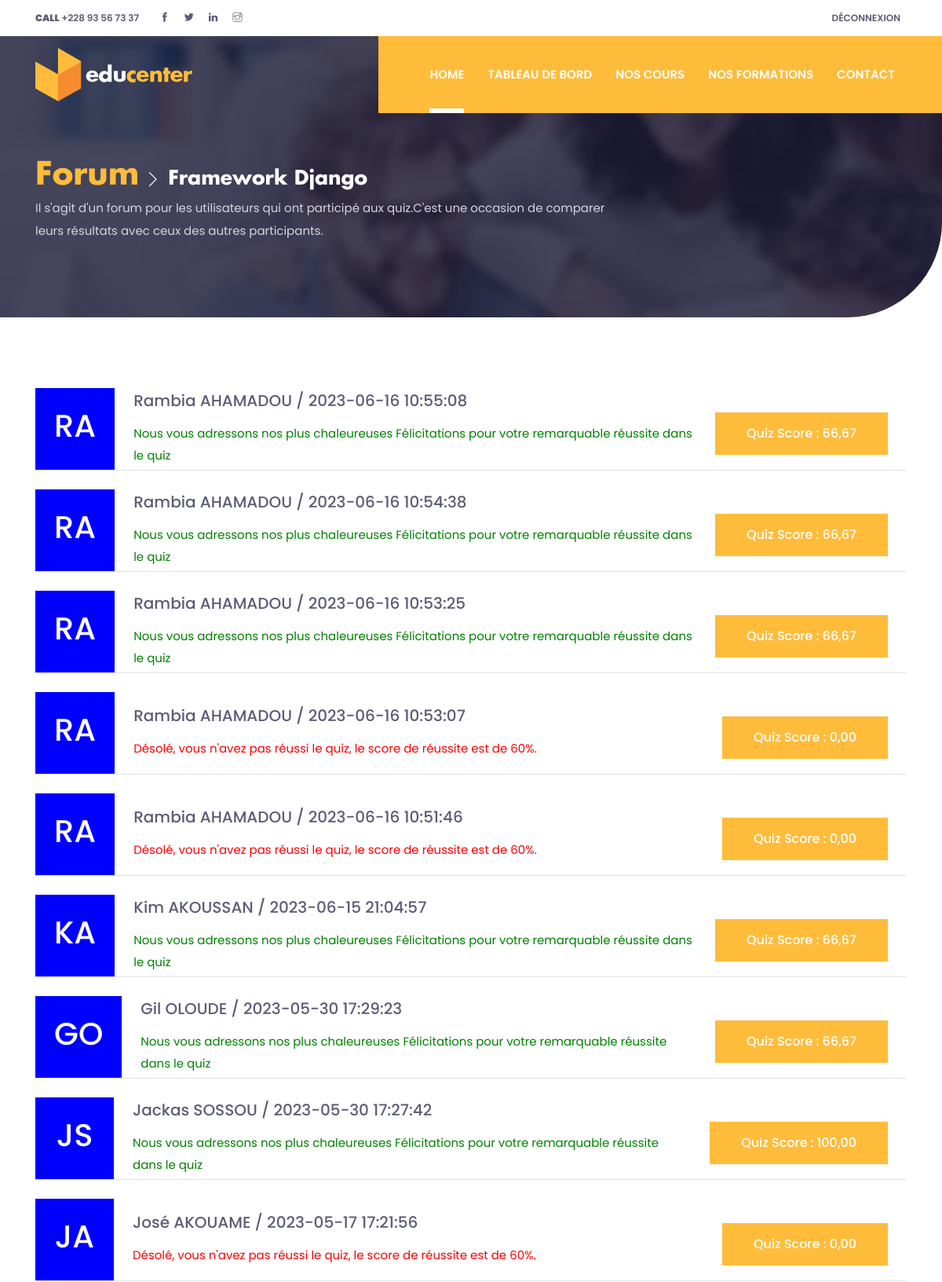
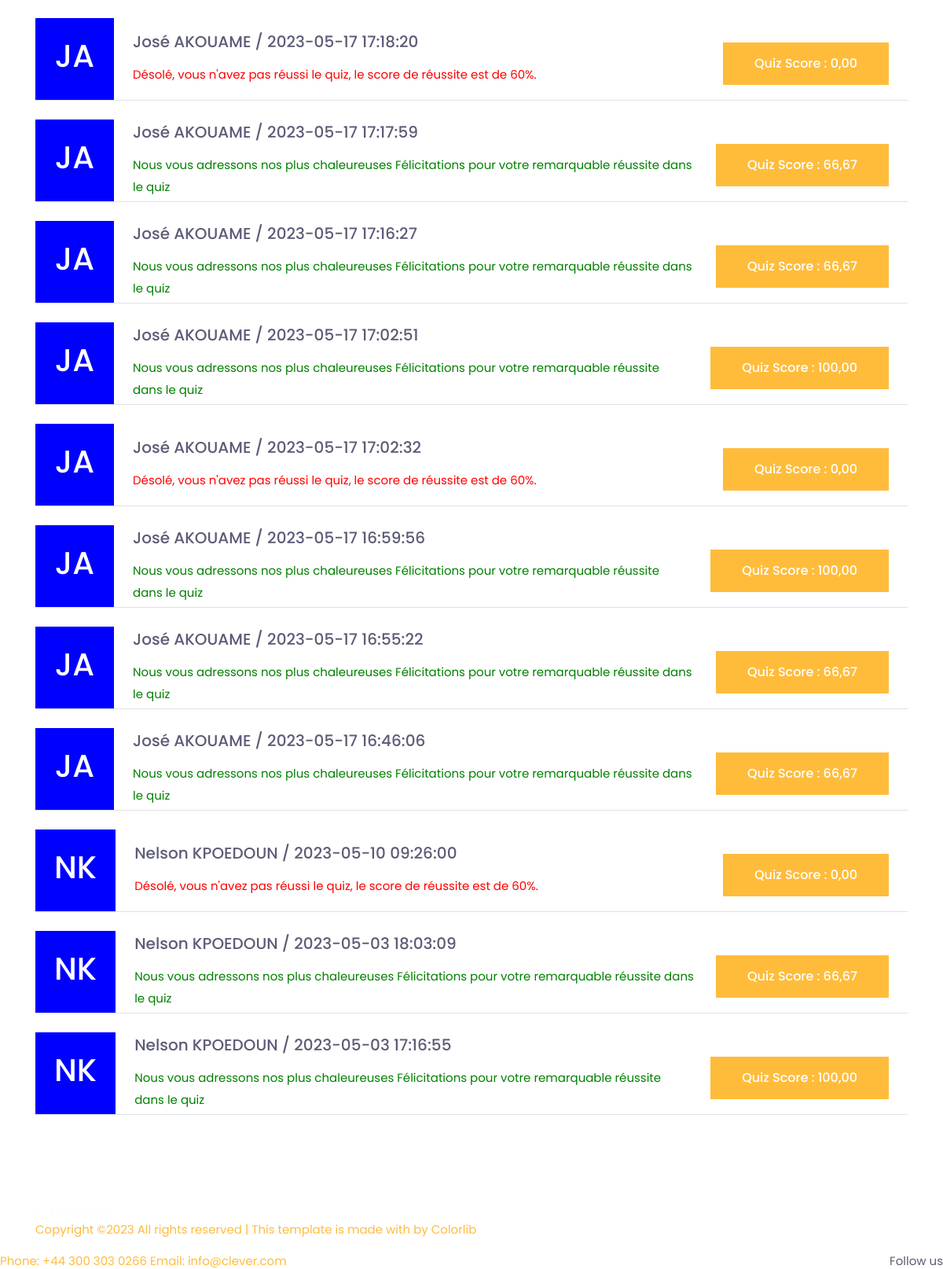
The page /forum/2 on the database its author committed (2 pictures, top to bottom).
### mooc/models.py (models this page shows, shortened)
class Cours(models.Model):
    user_cours = models.ForeignKey(User, related_name='user_cours', on_delete=models.CASCADE, null=True, blank=True)
    formation = models.ForeignKey(Formation, on_delete=models.CASCADE, null=True, blank=True)
    user = models.ManyToManyField(User, through='Suivre')
    nom_cours = models.CharField(max_length=200)
    description_cours = models.CharField(max_length=200)
    full_description = models.TextField()
    image = models.ImageField()
    date_fin = models.DateField()
    created_at = models.DateTimeField(auto_now_add=True)
    updated_at = models.DateTimeField(auto_now_add=True)

class Quiz(models.Model):
    DIFF_CHOICES = {
        ('facile', 'Facile'),
        ('moyen', 'Moyen'),
        ('difficile', 'Difficile'),
    }
    user = models.ForeignKey(User, on_delete=models.CASCADE, null=True, blank=True)
    cours = models.ForeignKey(Cours, on_delete=models.CASCADE)
    name = models.CharField(max_length=200)
    topic = models.CharField(max_length=200)
    number_of_questions = models.IntegerField()
    time = models.IntegerField(help_text="durer du quiz en minutes")
    required_score_to_pass = models.IntegerField(help_text="required score en %")
    difficulity = models.CharField(max_length=9, choices=DIFF_CHOICES)
    created_at = models.DateTimeField(auto_now_add=True)
    updated_at = models.DateTimeField(auto_now_add=True)
    class Meta:
        verbose_name_plural = 'Quizes'

class Result(models.Model):
    quiz = models.ForeignKey(Quiz, on_delete=models.CASCADE)
    user = models.ForeignKey(User, on_delete=models.CASCADE)
    score = models.FloatField()
    created = models.DateTimeField(auto_now_add=True)
    updated = models.DateTimeField(auto_now_add=True)

### mooc/views.py (the view)
# urls.py: path('forum/<int:pk>', ForumDetailView.as_view(), name='forum'),
class ForumDetailView(DetailView):
    model = Cours
    template_name = "forum.html"
    def get_context_data(self, **kwargs):
        context = super().get_context_data(**kwargs)
        cours = self.get_object()
        disponibilite = cours.date_fin - cours.created_at.date()
        context['disponibilite'] = disponibilite.days
        user_suivre = User.objects.filter(suivre__cours=cours)
        context['user_suivre'] = user_suivre
        quiz_cours = Quiz.objects.filter(cours=cours)
        user_quiz_scores = []
        for quiz in quiz_cours:
            for result in quiz.result_set.all():
                if result.user:
                    score = result.score
                    required_score = quiz.required_score_to_pass
                    pass_status = ""
                    if score < required_score:
                        pass_status = "Échoué"
                    else:
                        pass_status = "Réussi"
                    user_quiz_scores.append({
                        'user': f"{result.user.first_name} {result.user.last_name}",
                        'score': score,
                        'heure': result.created.strftime('%Y-%m-%d %H:%M:%S'),
                        'pass_status': pass_status,
                        'quiz': quiz
                    })
        user_quiz_scores = sorted(
            user_quiz_scores, key=lambda x: x['heure'], reverse=True)
        context['user_quiz_scores'] = user_quiz_scores
        context['cours_list'] = Cours.objects.all().order_by('-created_at')
        return context

### mooc/templates/forum.html (shortened to what this page needs)
{% extends 'base-login.html' %} {% load static %} {% block content %}
<section
  class="page-title-section overlay"
  data-background="{% static 'images/backgrounds/page-title.jpg' %}"
>
  <div class="container">
    <div class="row">
      <div class="col-md-8">
        <ul class="list-inline custom-breadcrumb">
          <li class="list-inline-item">
            <a
              class="h2 text-primary font-secondary"
              href="{% url 'forum' cours.id %}"
              >Forum</a
            >
          </li>
          <li class="list-inline-item text-white h3 font-secondary nasted">
            {{ cours.nom_cours }}
          </li>
        </ul>
        <p class="text-lighten">
            Il s'agit d'un forum pour les utilisateurs qui ont participé
            aux quiz.C'est une occasion de comparer leurs résultats avec ceux des autres participants.
        </p>
      </div>
    </div>
  </div>
</section>
<section class="section">
  <div class="container">
    <div class="row">
      <div class="col-12">
        <ul class="list-unstyled">
          {% for user_quiz_score in user_quiz_scores %}
          <li class="d-md-table mb-4 w-100 border-bottom hover-shadow">
            <div
              class="d-md-table-cell text-center p-4 text-white mb-4 mb-md-0"
              style="background-color: blue; height: 100px; width: 100px"
            >
              <span class="h2 d-block">
                {{ user_quiz_score.user.split.0|slice:":1" }}{{ user_quiz_score.user.split.1|slice:":1" }}
              </span>
            </div>
            <div class="d-md-table-cell px-4 vertical-align-middle mb-4 mb-md-0">
              <a href="" class="h4 mb-3 d-block">
                {{ user_quiz_score.user }} / {{ user_quiz_score.heure }}</a>
              <p class="mb-0">
                {% if user_quiz_score.pass_status == "Réussi" %}
                <span style="color: green">Nous vous adressons nos plus chaleureuses Félicitations pour
                  votre remarquable réussite dans le quiz</span>
                {% else %}
                <span style="color: red">Désolé, vous n'avez pas réussi le quiz, le score de réussite
                  est de {{ user_quiz_score.quiz.required_score_to_pass }}%.</span>
                {% endif %}
              </p>
            </div>
            <div class="d-md-table-cell text-right pr-0 pr-md-4">
              <a href="" class="btn btn-primary">
                Quiz Score : {{ user_quiz_score.score|floatformat:2 }}</a>
            </div>
          </li>
          {% empty %}
          <div class="single-review mb-30">
            <h6>Il n'y a aucun participant aux quiz pour le moment.</h6>
          </div>
          {% endfor %}
        </ul>
      </div>
    </div>
  </div>
</section>
{% endblock %}

### mooc/static/css/style.css (style rules this page uses)
body { line-height: 1.2; font-family: "Poppins", sans-serif; -webkit-font-smoothing: antialiased; font-size: 15px; color: #5c5c77; }
p, .paragraph { font-weight: 400; color: #5c5c77; font-size: 15px; line-height: 1.9; font-family: "Poppins", sans-serif; }
h2, .h2 { font-size: 40px; }
h3, .h3 { font-size: 25px; }
h4, .h4 { font-size: 20px; }
.btn { font-size: 16px; font-family: "Poppins", sans-serif; text-transform: capitalize; padding: 15px 40px; border-radius: 0; font-weight: 500; border: 0; position: relative; z-index: 1; transition: .2s ease; overflow: hidden; }
.btn::before { position: absolute; content: ""; height: 80%; width: 100%; left: 0; bottom: 10%; z-index: -1; transition: -webkit-transform .2s ease-in-out; transition: transform .2s ease-in-out; transition: transform .2s ease-in-out, -webkit-transform .2s ease-in-out; -webkit-transform-origin: top; transform-origin: top; -webkit-transform: scaleY(0); transform: scaleY(0); }
.btn-primary { background: #ffbc3b; color: #fff; }
.btn-primary::before { background: #fff; }
body { background-color: #fff; overflow-x: hidden; }
ol, ul { list-style-type: none; margin: 0px; }
a { color: #ffbc3b; }
a, a:hover, a:focus { text-decoration: none; }
a, button, select { cursor: pointer; transition: .2s ease; }
.section { padding-top: 90px; padding-bottom: 90px; }
.overlay { position: relative; }
.overlay::before { position: absolute; content: ''; height: 100%; width: 100%; top: 0; left: 0; background: #1a1a37; opacity: .8; }
.text-primary { color: #ffbc3b !important; }
.text-lighten { color: #d6d6e0 !important; }
.font-secondary { font-family: "futura-bold"; }
.vertical-align-middle { vertical-align: middle; }
.page-title-section { padding: 200px 0 80px; }
.custom-breadcrumb li.nasted { position: relative; padding-left: 25px; }
.custom-breadcrumb li.nasted::before { position: absolute; font-family: "themify"; content: "\e649"; font-size: 20px; top: 50%; left: -5px; color: #fff; -webkit-transform: translateY(-50%); transform: translateY(-50%); }
.hover-shadow { transition: .3s ease; }

### mooc/templates/forum.html (style rules this page uses)
.page-title-section.overlay { border-bottom-right-radius: 10% 30%; overflow: hidden; }
.page-title-section.overlay::before { border-bottom-right-radius: 10% 30%; overflow: hidden; }

### rows shown on the page
Cours: nom_cours "Framework Django"
Quiz: user.split.0 "R", user.split.1 "A", user "Rambia AHAMADOU", heure "2023-06-16 10:55:08", shows "Nous vous adressons nos plus chaleureuses Félicitations pour votre remarquable réussite dans le quiz", score "66,67", heure "2023-06-16 10:54:38", heure "2023-06-16 10:53:25", heure "2023-06-16 10:53:07", quiz.required_score_to_pass "60", score "0,00", heure "2023-06-16 10:51:46", user.split.0 "K", user "Kim AKOUSSAN", heure "2023-06-15 21:04:57", user.split.0 "G", user.split.1 "O", user "Gil OLOUDE", heure "2023-05-30 17:29:23", user.split.0 "J", user.split.1 "S", user "Jackas SOSSOU", heure "2023-05-30 17:27:42", score "100,00", user "José AKOUAME", heure "2023-05-17 17:21:56", heure "2023-05-17 17:18:20", heure "2023-05-17 17:17:59", heure "2023-05-17 17:16:27", heure "2023-05-17 17:02:51", heure "2023-05-17 17:02:32", heure "2023-05-17 16:59:56", heure "2023-05-17 16:55:22", heure "2023-05-17 16:46:06", user.split.0 "N", user.split.1 "K", user "Nelson KPOEDOUN", heure "2023-05-10 09:26:00", heure "2023-05-03 18:03:09", heure "2023-05-03 17:16:55"
